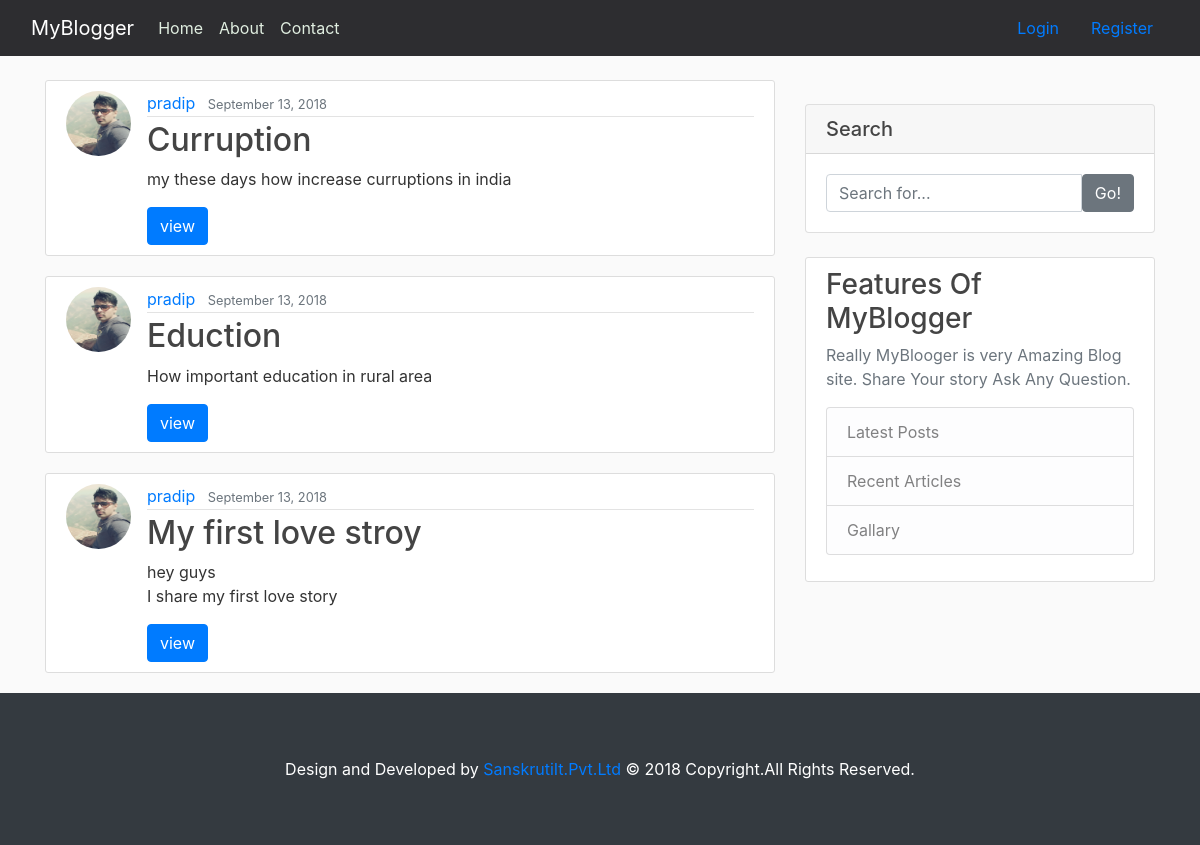
Before: / with the older database file.
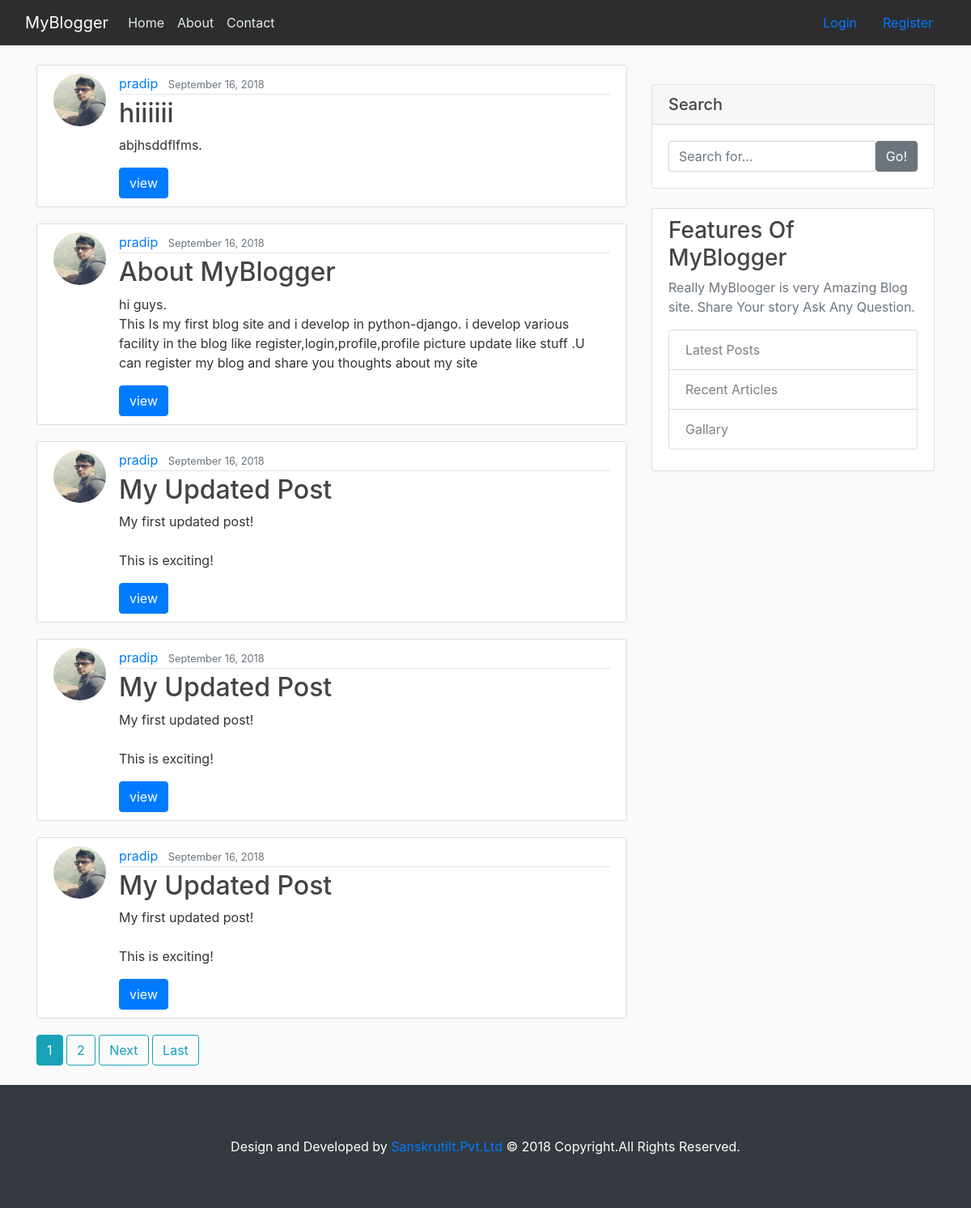
After: the same page with the newer database file.
### blog/models.py (models this page shows, shortened)
class Post(models.Model):
    title = models.CharField(max_length=100)
    content = models.TextField()
    date_posted = models.DateTimeField(default=timezone.now)
    author = models.ForeignKey(User, on_delete=models.CASCADE)

### users/models.py (models this page shows, shortened)
class Profile(models.Model):
    user = models.OneToOneField(User, on_delete=models.CASCADE)
    image = models.ImageField(default='default.jpg', upload_to='profile_pics')

### blog/views.py (the view)
# urls.py: path('', PostListView.as_view(), name='blog-home'),
class PostListView(ListView):
    model = Post
    template_name = 'blog/home.html'  # <app>/<model>_<viewtype>.html
    context_object_name = 'posts'
    ordering = ['-date_posted']
    paginate_by = 5

### blog/templates/blog/home.html (shortened to what this page needs)
{% extends "blog/base.html" %}
{% block content %}
    {% for post in posts %}
        <article class="media content-section">
          <img class="rounded-circle article-img" src="{{ post.author.profile.image.url }}">
          <div class="media-body">
            <div class="article-metadata">
              <a class="mr-2" class = text-color-red href="{% url 'user-posts' post.author.username %}">{{ post.author }}</a>
              <small class="text-muted">{{ post.date_posted|date:"F d, Y" }}</small>
            </div>
            <h2>{{ post.title }}</a></h2>
            <p class="article-content">{{ post.content }}</p>
            <a href="{% url 'post-detail' post.id %}" class="btn btn-primary">view</a>
        </div>
        </article>
    {% endfor %}
    {% if is_paginated %}
     {% for num in page_obj.paginator.page_range %}
       {% if page_obj.number == num %}
         <a class="btn btn-info mb-4" href="?page={{ num }}">{{ num }}</a>
       {% elif num > page_obj.number|add:'-3' and num < page_obj.number|add:'3' %}
         <a class="btn btn-outline-info mb-4" href="?page={{ num }}">{{ num }}</a>
       {% endif %}
     {% endfor %}
     {% if page_obj.has_next %}
       <a class="btn btn-outline-info mb-4" href="?page={{ page_obj.next_page_number }}">Next</a>
       <a class="btn btn-outline-info mb-4" href="?page={{ page_obj.paginator.num_pages }}">Last</a>
     {% endif %}
   {% endif %}
{% endblock content %}

### blog/templates/blog/base.html (shortened to what this page needs)
{% load static %}
<!DOCTYPE html>
<html>
<head>
    <link rel="stylesheet" href="https://maxcdn.bootstrapcdn.com/bootstrap/4.0.0/css/bootstrap.min.css">
    <link rel="stylesheet" type="text/css" href="{% static 'css/main.css' %}">
</head>
<body>
    <header class="site-header">
      <nav class="navbar navbar-expand-lg navbar-dark bg-steel fixed-top">
        <div class="container-fluid">
          <a class="navbar-brand " href="{% url 'blog-home' %}"> MyBlogger </a>
          <div class="collapse navbar-collapse" id="navbarToggle">
            <div class="navbar-nav mr-auto">
              <a class="nav-item nav-link" class="active" href="{% url 'blog-home' %}">Home</a>
              <a class="nav-item nav-link" href="{% url 'blog-about' %}">About</a>
              <a class="nav-item nav-link" href="{% url 'blog-contact' %}">Contact</a>
            </div>
            {% if user.is_authenticated %}
                  <a class="nav-item nav-link" href="{% url 'post-create' %}">New Post</a>
                  <a class="nav-item nav-link" href="{% url 'profile' %}">Profile</a>
                  <a class="nav-item nav-link" href="{% url 'logout' %}">Logout</a>
                {% else %}
                  <a class="nav-item nav-link" href="{% url 'login' %}">Login</a>
                  <a class="nav-item nav-link" href="{% url 'register' %}">Register</a>
                {% endif %}
              </div>
            </div>
        </nav>
      </header>
      <main role="main" class="container">
        <div class="row">
          <div class="col-md-8">
            {% block content %}{% endblock %}
          </div>
          <div class="col-md-4">
            <div class="card my-4">
            <h5 class="card-header">Search</h5>
            <div class="card-body">
              <div class="input-group">
                <input type="text" class="form-control" placeholder="Search for...">
                <span class="input-group-btn">
                  <button class="btn btn-secondary" type="button">Go!</button>
                </span>
              </div>
            </div>
          </div>
            <div class="content-section">
              <h3>Features Of MyBlogger</h3>
              <p class='text-muted'> Really MyBlooger is very Amazing Blog site. Share Your story Ask Any Question.
                <ul class="list-group">
                  <li class="list-group-item list-group-item-light">Latest Posts</li>
                  <li class="list-group-item list-group-item-light">Recent Articles</li>
                  <li class="list-group-item list-group-item-light">Gallary</li>
                </ul>
              </p>
            </div>
          </div>
        </div>
      </main>
      <footer class="py-5 bg-dark text-white">
            <div class="container">
        <div class="footer-copyright text-center py-3">Design and Developed by
          <a href="http://pradi2236079.sitebuilder.name.com"> SanskrutiIt.Pvt.Ltd</a>
          © 2018 Copyright.All Rights Reserved.
        </div>
      </footer>
</body>
</html>

### static/css/main.css (style rules this page uses)
body { background: #fafafa; color: #333333; margin-top: 5rem; }
h1, h2, h3, h4, h5, h6 { color: #444444; }
ul { margin: 0; }
.bg-steel { background-color: #2d2d30; }
.site-header .navbar-nav .nav-link { color: #e0eee0; }
.content-section { background: #ffffff; padding: 10px 20px; border: 1px solid #dddddd; border-radius: 3px; margin-bottom: 20px; }
.article-content { white-space: pre-line; }
.article-img { height: 65px; width: 65px; margin-right: 16px; }
.article-metadata { padding-bottom: 1px; margin-bottom: 4px; border-bottom: 1px solid #e3e3e3 }

Changed rows visible on the page:
no longer on this page (row edited): Post: author.profile.image (picture), author "pradip", date_posted "September 13, 2018", title "Curruption", content "my these days how increase curruptions in india"
no longer on this page (row unchanged): Post: author.profile.image (picture), author "pradip", date_posted "September 13, 2018", title "Eduction", content "How important education in rural area"
no longer on this page (row unchanged): Post: author.profile.image (picture), author "pradip", date_posted "September 13, 2018", title "My first love stroy", content "hey guys I share my first love story"
added Post: author.profile.image (picture), author "pradip", date_posted "September 16, 2018", title "hiiiiii", content "abjhsddflfms."
added Post: author.profile.image (picture), author "pradip", date_posted "September 16, 2018", title "About MyBlogger", content "hi guys. This Is my first blog site and i develop in python-django. i develop various facility in the blog like register,login,profile,profile picture update like stuff .U can register my blog and share you thoughts about my site"
added Post: author.profile.image (picture), author "pradip", date_posted "September 16, 2018", title "My Updated Post", content "My first updated post! This is exciting!"
added Post: author.profile.image (picture), author "pradip", date_posted "September 16, 2018", title "My Updated Post", content "My first updated post! This is exciting!"
added Post: author.profile.image (picture), author "pradip", date_posted "September 16, 2018", title "My Updated Post", content "My first updated post! This is exciting!"
Other visible differences:
new list line: "1"
new list line: "2"
text now shown: "Next Last"
